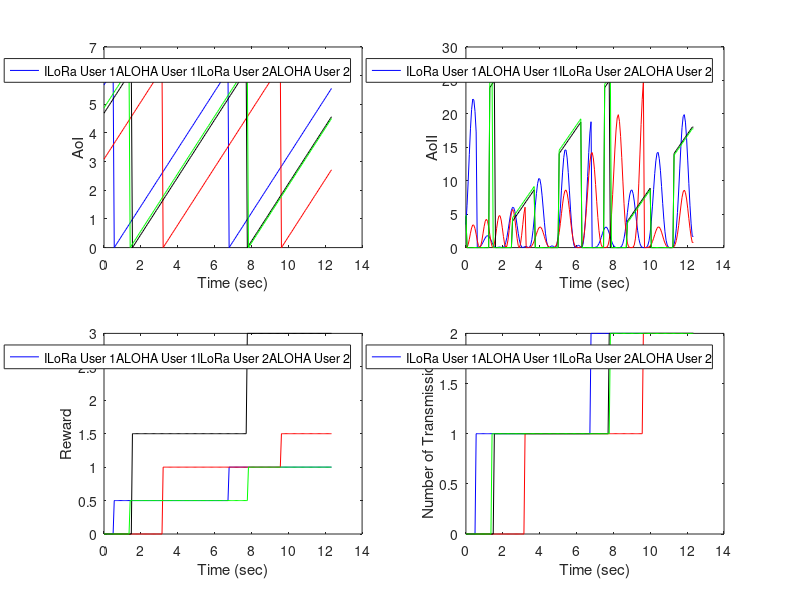

Write MATLAB code to recreate this figure.
clear;clc;
numberOfUsers = 2;
offset = 2;

r = 1;
slotSize = 0.0617; %sec
frameSize = 0.0617*200; %sec
AoII_th = frameSize*1/4;
Reward_th = frameSize-frameSize*1/4;
numFrame = 6;
t = 0:slotSize:frameSize;
tot_horizon=length(t)*numFrame;
%% First Signal Construction
freq1 = 0.7;
w = 2*pi*freq1;
sine_wave = sin(w*t + 3);
noise= randn(size(sine_wave))*0.001;
x1 = offset + sine_wave + noise;

%% Second Signal Construction
freq2= 0.4;
x2 = offset + sign(sin(2*pi*freq2*t));

%% ILoRa

currentValue = 0;
lastUpdate = 0;
information_penalty = (currentValue - lastUpdate).^2;

AoI = mod(abs(randn(1,2)),2)';

lastUpdate = zeros(numberOfUsers,1);
lastUpdate_time = zeros(numberOfUsers,1);
reward  = zeros(numberOfUsers,1);
numberofTx = zeros(numberOfUsers,1);
frameCount = 1;
real_t = 0;


AoILog = zeros(length(t),numberOfUsers);
AoIILog = zeros(length(t),numberOfUsers);
NumberofTxLog = zeros(length(t),numberOfUsers);
RewardLog = zeros(length(t),numberOfUsers);

Total_AoIILog = zeros(length(t),numberOfUsers,numFrame);
Total_AoILog = zeros(length(t),numberOfUsers,numFrame);
Total_RewardLog = zeros(length(t),numberOfUsers,numFrame);
Total_NumberofTxLog = zeros(length(t),numberOfUsers,numFrame);
for ii = 1:1:tot_horizon
    real_t = real_t + slotSize;
    i = mod(ii,length(t));
    if(i == 0)
        AoIILog(end,:) = AoII;
        AoILog(end,:) = AoI;
        NumberofTxLog(end,:) = numberofTx;
        RewardLog(end,:) = reward;
        Total_AoIILog(:,:,frameCount) = AoIILog;
        Total_AoILog(:,:,frameCount) = AoILog;
        Total_RewardLog(:,:,frameCount) = RewardLog;
        Total_NumberofTxLog(:,:,frameCount) = NumberofTxLog;
        frameCount = frameCount + 1;
        numberofTx = zeros(numberOfUsers,1);
        reward  = zeros(numberOfUsers,1);
        AoI = AoI + slotSize;
        continue;
    end
    currentValue = [x1(i) x2(i)]';
    information_penalty = (currentValue - lastUpdate).^2;
    AoII = AoI .* information_penalty;

    if AoII(1)>AoII_th && lastUpdate_time(1) + 6.2  <= real_t
        lastUpdate(1) = currentValue(1);
        lastUpdate_time(1) = real_t;
        numberofTx(1) = numberofTx(1) + 1;
        AoI(1) = 0;
        if AoII(1) <= Reward_th
            reward(1) = reward(1) + r;
        else
            reward(1) = reward(1) + r/2;
        end
    elseif AoII(2) > AoII_th && lastUpdate_time(2) + 6.2  <= real_t
        lastUpdate(2) = currentValue(2);
        lastUpdate_time(2) = real_t;
        numberofTx(2) = numberofTx(2) + 1;
        AoI(2) = 0;
        reward(2) = reward(2) + r;
        if AoII(2) <= Reward_th
            reward(2) = reward(2) + r;
        else
            reward(2) = reward(2) + r/2;
        end
    end
    AoIILog(i,:) = AoII;
    AoILog(i,:) = AoI;
    NumberofTxLog(i,:) = numberofTx;
    RewardLog(i,:) = reward;
    AoI = AoI + slotSize;
end



%% ALOHA

AoIR = mod(abs(randn(1,2)),2)';

lastUpdateR = zeros(numberOfUsers,1); 
lastUpdate_timeR = zeros(numberOfUsers,1);
rewardR  = zeros(numberOfUsers,1);
numberofTxR = zeros(numberOfUsers,1);
frameCountR = 1;

collision = 0;
no_request = 0;

total_send_user1 = 0;
total_send_user2 = 0;
real_tR = 0;

AoILogR = zeros(length(t),numberOfUsers);
AoIILogR = zeros(length(t),numberOfUsers);
NumberofTxLogR = zeros(length(t),numberOfUsers);
RewardLogR = zeros(length(t),numberOfUsers);

Total_AoIILogR = zeros(length(t),numberOfUsers,numFrame);
Total_AoILogR = zeros(length(t),numberOfUsers,numFrame);
Total_RewardLogR = zeros(length(t),numberOfUsers,numFrame);
Total_NumberofTxLogR = zeros(length(t),numberOfUsers,numFrame);

send_request_table = zeros(numberOfUsers,tot_horizon);

while true
    users = randi([0 1],numberOfUsers,1);
    if sum(users) > 0
        break
    end
end

send_request_table(:,1) = users;

for iiR = 1:1:tot_horizon
    
    real_tR = real_tR + slotSize;
    iR = mod(iiR,length(t));
    if(iR == 0)
        
        AoIILogR(end,:) = AoIIR;
        AoILogR(end,:) = AoIR;
        NumberofTxLogR(end,:) = numberofTxR;
        RewardLogR(end,:) = rewardR;
        Total_AoIILogR(:,:,frameCountR) = AoIILogR;
        Total_AoILogR(:,:,frameCountR) = AoILogR;
        Total_RewardLogR(:,:,frameCountR) = RewardLogR;
        Total_NumberofTxLogR(:,:,frameCountR) = NumberofTxLogR;
        frameCountR = frameCountR + 1;
        numberofTxR = zeros(numberOfUsers,1);
        rewardR  = zeros(numberOfUsers,1);

        AoIR = AoIR + slotSize;
        continue;
    end
    currentValueR = [x1(iR) x2(iR)]';
    information_penaltyR = (currentValueR - lastUpdateR).^2;
    AoIIR = AoIR .* information_penaltyR;
    
    
    user1_en = randi([0 1], 1,1);%*randi([0 1], 1,1)*randi([0 1], 1,1)*randi([0 1], 1,1)*randi([0 1], 1,1)*randi([0 1], 1,1);
    user2_en = randi([0 1], 1,1);%*randi([0 1], 1,1)*randi([0 1], 1,1)*randi([0 1], 1,1)*randi([0 1], 1,1)*randi([0 1], 1,1);
    
    if user1_en == 1 && user2_en == 0 && lastUpdate_timeR(1) + 6.2  <= real_tR
        lastUpdateR(1) = currentValueR(1);
        lastUpdate_timeR(1) = real_tR;
        numberofTxR(1) = numberofTxR(1) + 1;
        AoIR(1) = 0;
        if AoIIR(1) <= Reward_th
            rewardR(1) = rewardR(1) + r;
        else
            rewardR(1) = rewardR(1) + r/2;
        end
        total_send_user1 = total_send_user1 +1;
    elseif user1_en == 0 && user2_en == 1  && lastUpdate_timeR(2) + 6.2  <= real_tR
        lastUpdateR(2) = currentValueR(2);
        lastUpdate_timeR(2) = real_tR;
        numberofTxR(2) = numberofTxR(2) + 1;
        AoIR(2) = 0;
        if AoIIR(2) <= Reward_th
            rewardR(2) = rewardR(2) + r;
        else
            rewardR(2) = rewardR(2) + r/2;
        end
        total_send_user2 = total_send_user2 +1;
    elseif user1_en == 1 && user2_en == 1 && lastUpdate_timeR(1) + 6.2  <= real_tR && lastUpdate_timeR(2) + 6.2  <= real_tR
        collision = collision + 1;
    else
        no_request = no_request + 1;
    end
    
    AoIILogR(iR,:) = AoIIR;
    AoILogR(iR,:) = AoIR;
    NumberofTxLogR(iR,:) = numberofTxR;
    RewardLogR(iR,:) = rewardR;
    AoIR = AoIR + slotSize;
end
%% Plot
col1 = 'b';
col2 = 'r';
col3 = 'k';
col4 = 'g';
figure
subplot(2,2,1);
title("AoI");
plot(t,AoILog(:,1), col1);
hold on
plot(t,AoILogR(:,1), col2);
plot(t,AoILog(:,2), col3);
plot(t,AoILogR(:,2),col4);
legend(["ILoRa User 1","ALOHA User 1","ILoRa User 2","ALOHA User 2"]);
xlabel("Time (sec)");
ylabel("AoI");

subplot(2,2,2);
title("AoII");
plot(t,AoIILog(:,1), col1);
hold on
plot(t,AoIILogR(:,1), col2);
plot(t,AoIILog(:,2), col3);
plot(t,AoIILogR(:,2),col4);
legend(["ILoRa User 1","ALOHA User 1","ILoRa User 2","ALOHA User 2"]);
xlabel("Time (sec)");
ylabel("AoII");

subplot(2,2,3);

title("Reward");
plot(t,RewardLog(:,1), col1);
hold on
plot(t,RewardLogR(:,1), col2);
plot(t,RewardLog(:,2), col3);
plot(t,RewardLogR(:,2),col4);
legend(["ILoRa User 1","ALOHA User 1","ILoRa User 2","ALOHA User 2"]);
xlabel("Time (sec)");
ylabel("Reward");

subplot(2,2,4);
title("Number of Transmissions");
plot(t,NumberofTxLog(:,1), col1);
hold on
plot(t,NumberofTxLogR(:,1), col2);
plot(t,NumberofTxLog(:,2), col3);
plot(t,NumberofTxLogR(:,2),col4);
legend(["ILoRa User 1","ALOHA User 1","ILoRa User 2","ALOHA User 2"]);
xlabel("Time (sec)");
ylabel("Number of Transmissions");
